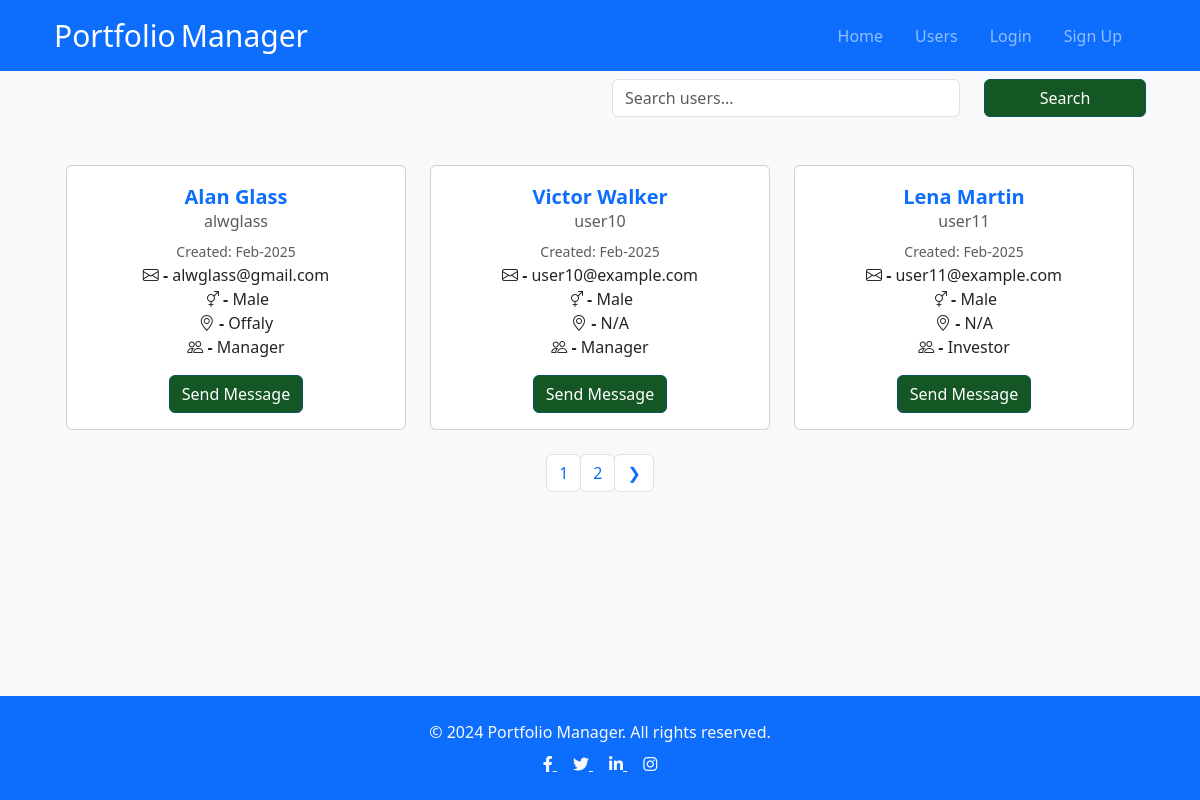
/profiles/, run on the app's committed database.
### users/models.py (models this page shows, shortened)
class Profile(models.Model):
    def allowed_groups():
        return {'name__in': Group.objects.values_list('name', flat=True)}
    GENDER_CHOICES = [
        ('Male', 'Male'),
        ('Female', 'Female'),
        ('Rather not say', 'Rather not say'),
    ]
    user = models.OneToOneField(User, on_delete=models.CASCADE, null=True,blank=True) # One User has One Profile
    group = models.ForeignKey(
        Group,
        on_delete=models.SET_NULL,
        null=True,
        blank=True,
        limit_choices_to=allowed_groups
    )
    username = models.CharField(max_length=200 , null=True,blank=True)
    balance = models.FloatField(null=False,default=0)
    location = models.CharField(max_length=200 , null=True,blank=True)
    name = models.CharField(max_length=200 , null=True,blank=True)
    email = models.EmailField(max_length=200 , null=True,blank=True)
    gender = models.CharField(
        max_length=20,
        choices=GENDER_CHOICES,
        default='Male',
    )
    short_intro = models.TextField(null=True,blank=True)
    bio  = models.TextField(null=True,blank=True)
    created = models.DateTimeField(auto_now_add=True)
    id = models.UUIDField(default=uuid.uuid4, unique=True, primary_key=True, editable=False)
    class Meta:
        ordering = ['username'] # "-" orders by descending

### users/views.py (the view)
# urls.py: path('profiles/',views.profiles,name="profiles"),
def profiles(request):
    profiles, search_query = searchProfiles(request)
    custom_range, profiles = paginateProfiles(request, profiles, 3)
    context = {'profiles':profiles,'search_query':search_query, 'custom_range': custom_range}
    for profile in profiles:
        print("NAME: ", profile.name, "GROUP: ", profile.group.name )
    print ('END OF VIEW')
    return render(request, 'users/profiles.html', context)

### users/context_processors.py (called while the page is built)
def inbox_count(request):
    if request.user.is_authenticated:
        count = Message.objects.filter(recipient=request.user.profile, is_read=False).count()
        print ("MESSAGES",count)
        return {'inbox_count': count}
    return {'inbox_count': 0}

### users/utils.py (called while the page is built, shortened)
def searchProfiles(request):
    search_query = ''
    if request.GET.get('search_query'): #search_query is the "name =" on the form
        search_query = request.GET.get('search_query')
    print("SEARCH : ",search_query )
    if not search_query:
        print("No search query provided. Returning all profiles.")
        print("SEARCH : ",search_query )
        profiles = Profile.objects.all()  # Or return [] if you want to show no results
        return profiles, search_query

def paginateProfiles(request,profiles,results):
    page =   request.GET.get('page')
    paginator  = Paginator(profiles,results)
    try:
        profiles  = paginator.page(page)
    except PageNotAnInteger:
        page = 1
        profiles  = paginator.page(page)
    except EmptyPage:
        page = paginator.num_pages # get last pages
        profiles  = paginator.page(page)
    leftIndex = (int(page) - 1)
    if leftIndex < 1:
        leftIndex = 1
    rightIndex = (int(page) + 2)
    if rightIndex > paginator.num_pages:
        rightIndex = paginator.num_pages + 1
    custom_range = range(leftIndex,rightIndex)
    return custom_range , profiles

### users/templates/users/profiles.html (shortened to what this page needs)
{% extends 'base.html' %}
{% load static %}
{% block content %}
  <main class="home">
      <div class="container">
        <form class="form" action=" {% url 'profiles' %}" method="get"  >
        <div class="row g-4 ">
          <div class="col-md-6 mb-3">
            <h2 class="mb-0 text-light">User Management</h2>
          </div>
          <div class="col-md-4 form-floating mb-2">
            <div class="mb-3 w-100">
              <input
                class="form-control w-100"
                id="searchInput"
                type="search"
                name="search_query"
                value="{{ search_query }}"
                placeholder="Search users..."
                aria-label="Search users"
              />
            </div>
          </div>
            <div class="col-md-2 form-floating">
              <button class="btn btn-primary w-100" type="submit">Search</button>
            </div>
        </div>
      </form>
  <div class="container my-4">
    <div class="row g-4">
        {% for profile in profiles %}
            <div class="col-md-4 text-center">
                <div class="card h-100">
                    <div class="card-body">
                      <div class="text-center">
                        <p class="mb-1 text-primary fw-bold fs-5">{{ profile.name }}</p>
                      </div>
                        <h6 class="card-subtitle mb-2 text-muted">{{ profile.username }}</h6>
                        <small class="text-muted">Created: {{ profile.created|date:"M-Y" }}</small>
                        <p class="card-text">
                            <strong><i class="bi bi-envelope"></i> - </strong> {{ profile.email }}<br>
                            <strong><i class="bi bi-gender-ambiguous"></i> - </strong> {{ profile.gender }}<br>
                            <strong><i class="bi bi-geo-alt"></i> - </strong> {{ profile.location|default:"N/A" }}<br>
                            <strong><i class="bi bi-people"></i> - </strong> {{ profile.group.name }}<br>
                        </p>
                        {% if request.user.profile.id != profile.id %}
                              <a href="{% url 'create-message' profile.id %}" class="btn btn-primary">Send Message </a>
                        {% else %}
                              <a href="{% url 'inbox' %}" class="btn btn-primary">Inbox </a>
                        {% endif %}
                        <br>
                    </div>
                </div>
            </div>
        {% empty %}
            <div class="col-12 text-center">
                <p>No profiles found.</p>
            </div>
        {% endfor %}
    </div>
</div>
     {% include 'pagination.html' with query_set=profiles custom_range=custom_range  %}
</main>
{% endblock content %}

### portfolio_manager/static/css/styles.css (style rules this page uses)
:root { --color-main: #662c39; --color-main-light: #e6faff; --color-sub: #3f4156; --color-sub-light: #51546e; --color-sub-lighter: rgb(215, 207, 218); --color-text: #737373; --color-gray: #8b8b8b; --color-light: #e5e7eb; --color-light-gray: #767676; --color-bg: #f8fafd; --color-white: #fffefd; --color-white-light: #f3f3f3; --color-success: #359e64; --color-success-bg: #def8e8; --color-info: #35869e; --color-info-bg: #def8eea6; --color-error: #fc4b0b; --color-error-bg: #fff233; --font-base: 'Poppins', arial, helvetica, 'Segoe UI', roboto, ubuntu, sans-serif; --font-monospace: 'Fira Code', 'Courier New', courier, monospace; --font-regular: 300; --font-medium: 500; --font-bold: 700; --generic-shadow: 1px 1px 5px #00000010; --generic-transition: all 0.3s ease-in-out; }
body { font-family: Arial, sans-serif; background-color: #f0f0f0; margin: 0; padding: 0; }
body { font-family: Arial, sans-serif; }
html, body { height: 100%; margin: 0; }

### data on the page
Profile: name "Alan Glass", username "alwglass", created "Feb-2025", email "alwglass@gmail.com", gender "Male", location "Offaly", group.name "Manager", shows "Send Message"
Profile: name "Victor Walker", username "user10", created "Feb-2025", email "user10@example.com", gender "Male", location "N/A", group.name "Manager", shows "Send Message"
Profile: name "Lena Martin", username "user11", created "Feb-2025", email "user11@example.com", gender "Male", location "N/A", group.name "Investor", shows "Send Message"

### other printed values
{{ page }} "1" "2"
